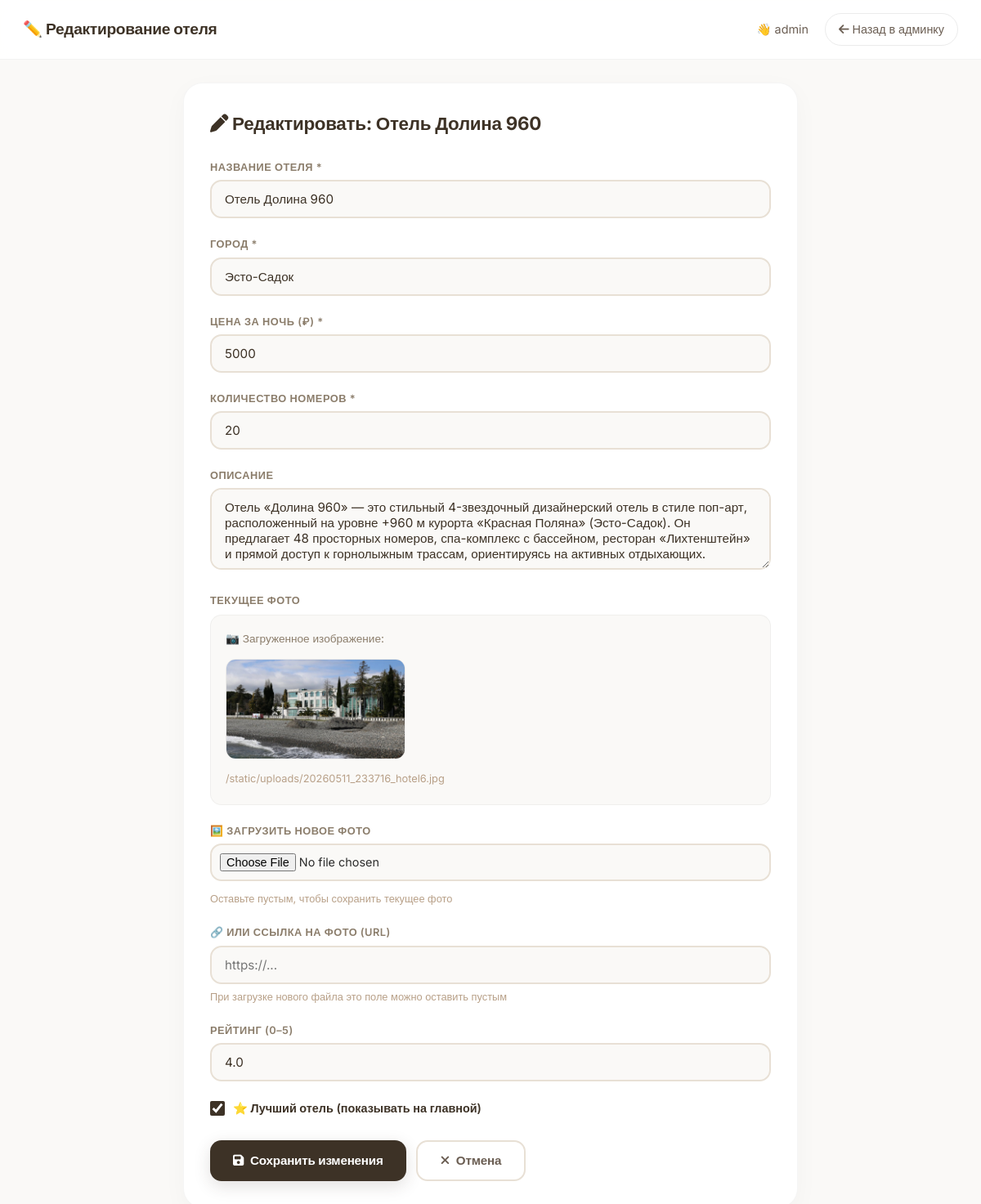
Page /admin/edit_hotel/6 (signed in) on the earlier database version.
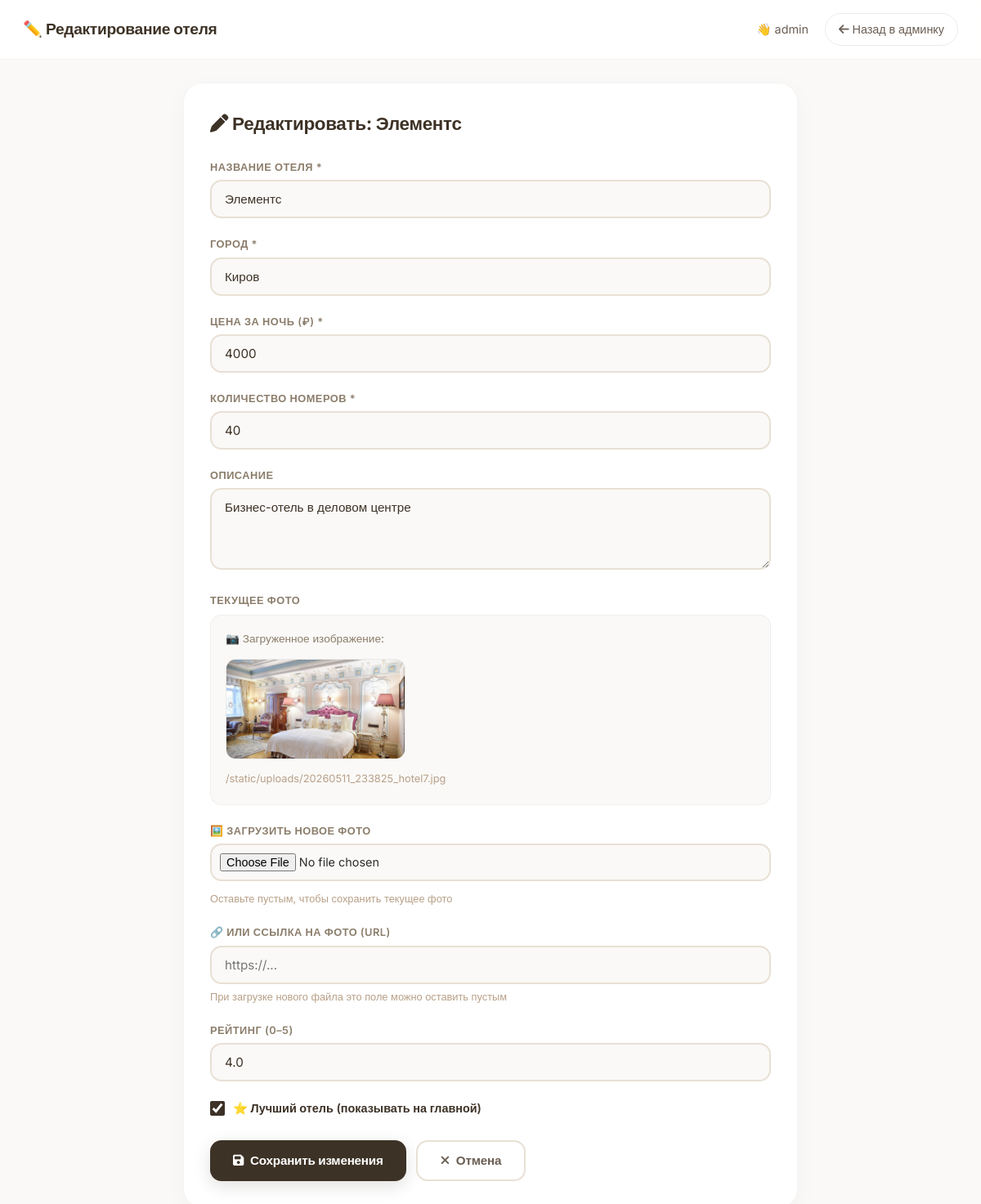
Same page on the later database version.
### tables this page shows
CREATE TABLE hotels (
            id INTEGER PRIMARY KEY AUTOINCREMENT,
            name TEXT NOT NULL,
            city TEXT NOT NULL,
            price_per_night INTEGER NOT NULL,
            rooms_total INTEGER NOT NULL,
            description TEXT,
            image_url TEXT,
            is_featured INTEGER DEFAULT 0,
            rating REAL DEFAULT 4.0
        );

### main.py (the view, shortened to what this page needs)
@app.route('/admin/edit_hotel/<int:hotel_id>', methods=['GET', 'POST'])
@admin_required
def edit_hotel(hotel_id):
    conn = get_db()
    cursor = conn.cursor()
    cursor.execute("SELECT * FROM hotels WHERE id = ?", (hotel_id,))
    hotel = cursor.fetchone()
    conn.close()
    if not hotel:
        flash('Отель не найден', 'error')
        return redirect(url_for('admin'))
    return render_template('edit_hotel.html', hotel=hotel)

### main.py (called while the page is built)
def admin_required(f):
    @wraps(f)
    def decorated_function(*args, **kwargs):
        if not session.get('is_admin'):
            flash('У вас нет доступа к этой странице', 'error')
            return redirect(url_for('login'))
        return f(*args, **kwargs)
    return decorated_function

def get_db():
    conn = sqlite3.connect('hotels.db')
    conn.row_factory = sqlite3.Row
    return conn

### templates/edit_hotel.html (shortened to what this page needs)
<!DOCTYPE html>
<html lang="ru">
<head>
    <link rel="stylesheet" href="https://cdnjs.cloudflare.com/ajax/libs/font-awesome/6.4.0/css/all.min.css">
</head>
<body>
    <div class="header">
        <h2>✏️ Редактирование отеля</h2>
        <div class="header-right">
            <span>👋 {{ session.username }}</span>
            <a href="/admin"><i class="fas fa-arrow-left"></i> Назад в админку</a>
        </div>
    </div>
    <div class="container">
        <div class="edit-form">
            <h1><i class="fas fa-pen"></i> Редактировать: {{ hotel.name }}</h1>
            <form method="POST" enctype="multipart/form-data">
                <div class="form-group">
                    <label>Название отеля *</label>
                    <input type="text" name="name" value="{{ hotel.name }}" required>
                </div>
                <div class="form-group">
                    <label>Город *</label>
                    <input type="text" name="city" value="{{ hotel.city }}" required>
                </div>
                <div class="form-group">
                    <label>Цена за ночь (₽) *</label>
                    <input type="number" name="price" value="{{ hotel.price_per_night }}" required min="0">
                </div>
                <div class="form-group">
                    <label>Количество номеров *</label>
                    <input type="number" name="rooms" value="{{ hotel.rooms_total }}" required min="1">
                </div>
                <div class="form-group">
                    <label>Описание</label>
                    <textarea name="description" placeholder="Подробное описание отеля...">{{ hotel.description }}</textarea>
                </div>
                <div class="form-group">
                    <label>Текущее фото</label>
                    <div class="current-photo">
                        {% if hotel.image_url %}
                            <p style="color: #8b7d6b;">📷 Загруженное изображение:</p>
                            <img src="{{ hotel.image_url }}" alt="{{ hotel.name }}">
                            <p style="margin-top: 8px; font-size: 0.8rem; color: #b8a088; word-break: break-all;">{{ hotel.image_url }}</p>
                        {% else %}
                            <p style="color: #b8a088;">Нет фото</p>
                        {% endif %}
                    </div>
                </div>
                <div class="form-group">
                    <label>🖼️ Загрузить новое фото</label>
                    <input type="file" name="hotel_image" accept="image/*" id="hotel_image" onchange="previewImage()">
                    <small>Оставьте пустым, чтобы сохранить текущее фото</small>
                </div>
                <div class="form-group">
                    <label>🔗 Или ссылка на фото (URL)</label>
                    <input type="text" name="image_url" placeholder="https://..." value="{{ hotel.image_url if hotel.image_url and not hotel.image_url.startswith('/static/uploads/') else '' }}">
                    <small>При загрузке нового файла это поле можно оставить пустым</small>
                </div>
                <div class="form-group">
                    <label>Рейтинг (0–5)</label>
                    <input type="number" name="rating" step="0.1" min="0" max="5" value="{{ hotel.rating }}">
                </div>
                <div class="form-group checkbox-group">
                    <input type="checkbox" name="is_featured" id="is_featured" {% if hotel.is_featured %}checked{% endif %}>
                    <label for="is_featured">⭐ Лучший отель (показывать на главной)</label>
                </div>
                <div class="form-actions">
                    <button type="submit" class="btn btn-primary"><i class="fas fa-save"></i> Сохранить изменения</button>
                    <a href="/admin" class="btn btn-cancel"><i class="fas fa-times"></i> Отмена</a>
                </div>
            </form>
        </div>
    </div>
</body>
</html>

Differences in the rows shown:
changed hotels: name "Отель Долина 960" → "Элементс"; city "Эсто-Садок" → "Киров"; price "5000" → "4000"; rooms "20" → "40"; description "Отель «Долина 960» — это стильный 4-звездочный дизайнерский отель в стиле поп-арт, расположенный на уровне +960 м курорта «Красная Поляна» (Эсто-Садок). Он предлагает 48 просторных номеров, спа-комплекс с бассейном, ресторан «Лихтенштейн» и прямой доступ к горнолыжным трассам, ориентируясь на активных отдыхающих." → "Бизнес-отель в деловом центре"; image_url: a different picture; image_url "/static/uploads/20260511_233716_hotel6.jpg" → "/static/uploads/20260511_233825_hotel7.jpg"
